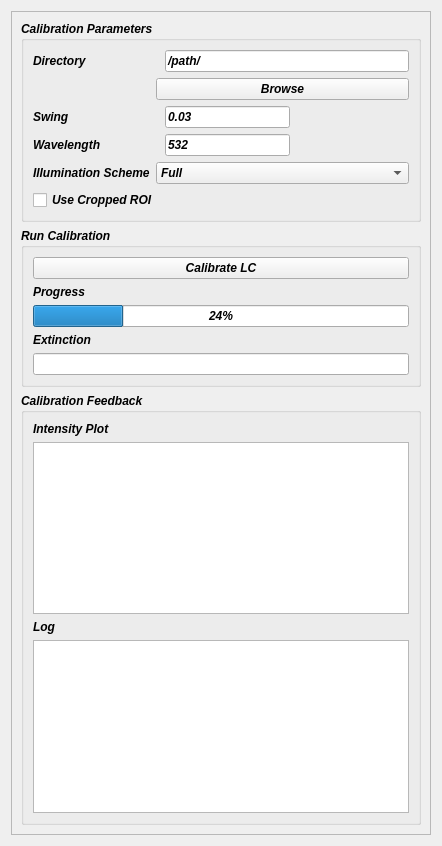
<?xml version="1.0" encoding="UTF-8"?>
<ui version="4.0">
 <class>Form</class>
 <widget class="QWidget" name="Form">
  <property name="geometry">
   <rect>
    <x>0</x>
    <y>0</y>
    <width>442</width>
    <height>846</height>
   </rect>
  </property>
  <property name="windowTitle">
   <string>Form</string>
  </property>
  <layout class="QVBoxLayout" name="verticalLayout_3">
   <item>
    <widget class="QScrollArea" name="scrollArea">
     <property name="widgetResizable">
      <bool>true</bool>
     </property>
     <widget class="QWidget" name="scrollAreaWidgetContents">
      <property name="geometry">
       <rect>
        <x>0</x>
        <y>0</y>
        <width>416</width>
        <height>820</height>
       </rect>
      </property>
      <layout class="QGridLayout" name="gridLayout">
       <item row="0" column="0">
        <widget class="QGroupBox" name="groupBox">
         <property name="font">
          <font>
           <weight>75</weight>
           <italic>true</italic>
           <bold>true</bold>
          </font>
         </property>
         <property name="title">
          <string>Calibration Parameters</string>
         </property>
         <layout class="QGridLayout" name="gridLayout_2">
          <item row="0" column="0">
           <widget class="QLabel" name="label_dir_2">
            <property name="text">
             <string>Directory</string>
            </property>
           </widget>
          </item>
          <item row="0" column="2">
           <widget class="QLineEdit" name="le_directory">
            <property name="text">
             <string>/path/</string>
            </property>
           </widget>
          </item>
          <item row="1" column="1" colspan="2">
           <widget class="QPushButton" name="pushButton_2">
            <property name="autoFillBackground">
             <bool>false</bool>
            </property>
            <property name="text">
             <string>Browse</string>
            </property>
            <property name="checkable">
             <bool>false</bool>
            </property>
            <property name="default">
             <bool>false</bool>
            </property>
           </widget>
          </item>
          <item row="2" column="0">
           <widget class="QLabel" name="label_swing_2">
            <property name="text">
             <string>Swing</string>
            </property>
           </widget>
          </item>
          <item row="2" column="2">
           <widget class="QLineEdit" name="le_swing_2">
            <property name="sizePolicy">
             <sizepolicy hsizetype="Fixed" vsizetype="Fixed">
              <horstretch>0</horstretch>
              <verstretch>0</verstretch>
             </sizepolicy>
            </property>
            <property name="text">
             <string>0.03</string>
            </property>
           </widget>
          </item>
          <item row="3" column="0">
           <widget class="QLabel" name="label_wavelength_2">
            <property name="text">
             <string>Wavelength</string>
            </property>
           </widget>
          </item>
          <item row="3" column="2">
           <widget class="QLineEdit" name="le_wavelength_2">
            <property name="sizePolicy">
             <sizepolicy hsizetype="Fixed" vsizetype="Fixed">
              <horstretch>0</horstretch>
              <verstretch>0</verstretch>
             </sizepolicy>
            </property>
            <property name="text">
             <string>532</string>
            </property>
           </widget>
          </item>
          <item row="4" column="0">
           <widget class="QLabel" name="label_scheme_2">
            <property name="text">
             <string>Illumination Scheme</string>
            </property>
           </widget>
          </item>
          <item row="4" column="1" colspan="2">
           <widget class="QComboBox" name="cb_calibration_mode_2">
            <item>
             <property name="text">
              <string>Full</string>
             </property>
            </item>
            <item>
             <property name="text">
              <string>Coarse</string>
             </property>
            </item>
            <item>
             <property name="text">
              <string>Fine</string>
             </property>
            </item>
           </widget>
          </item>
          <item row="5" column="0" colspan="2">
           <widget class="QCheckBox" name="checkBox_2">
            <property name="text">
             <string>Use Cropped ROI</string>
            </property>
           </widget>
          </item>
         </layout>
        </widget>
       </item>
       <item row="1" column="0">
        <widget class="QGroupBox" name="groupBox_2">
         <property name="font">
          <font>
           <weight>75</weight>
           <italic>true</italic>
           <bold>true</bold>
          </font>
         </property>
         <property name="title">
          <string>Run Calibration</string>
         </property>
         <layout class="QVBoxLayout" name="verticalLayout_2">
          <item>
           <widget class="QPushButton" name="qbutton_calibrate_lc_2">
            <property name="sizePolicy">
             <sizepolicy hsizetype="Minimum" vsizetype="Fixed">
              <horstretch>0</horstretch>
              <verstretch>0</verstretch>
             </sizepolicy>
            </property>
            <property name="text">
             <string>Calibrate LC</string>
            </property>
            <property name="autoDefault">
             <bool>false</bool>
            </property>
           </widget>
          </item>
          <item>
           <widget class="QLabel" name="label_progress_2">
            <property name="text">
             <string>Progress</string>
            </property>
           </widget>
          </item>
          <item>
           <widget class="QProgressBar" name="progressBar_2">
            <property name="value">
             <number>24</number>
            </property>
           </widget>
          </item>
          <item>
           <widget class="QLabel" name="label_extinction_2">
            <property name="text">
             <string>Extinction</string>
            </property>
           </widget>
          </item>
          <item>
           <widget class="QLineEdit" name="le_extinction_2">
            <property name="sizePolicy">
             <sizepolicy hsizetype="Minimum" vsizetype="Fixed">
              <horstretch>0</horstretch>
              <verstretch>0</verstretch>
             </sizepolicy>
            </property>
            <property name="readOnly">
             <bool>true</bool>
            </property>
           </widget>
          </item>
         </layout>
        </widget>
       </item>
       <item row="2" column="0">
        <widget class="QGroupBox" name="groupBox_3">
         <property name="font">
          <font>
           <weight>75</weight>
           <italic>true</italic>
           <bold>true</bold>
          </font>
         </property>
         <property name="title">
          <string>Calibration Feedback</string>
         </property>
         <layout class="QVBoxLayout" name="verticalLayout">
          <item>
           <widget class="QLabel" name="label_inten_plot_4">
            <property name="text">
             <string>Intensity Plot</string>
            </property>
           </widget>
          </item>
          <item>
           <widget class="QGraphicsView" name="plot_window_3"/>
          </item>
          <item>
           <widget class="QLabel" name="label_inten_plot_3">
            <property name="text">
             <string>Log</string>
            </property>
           </widget>
          </item>
          <item>
           <widget class="QGraphicsView" name="plot_window_4"/>
          </item>
         </layout>
        </widget>
       </item>
      </layout>
     </widget>
    </widget>
   </item>
  </layout>
 </widget>
 <resources/>
 <connections/>
</ui>
